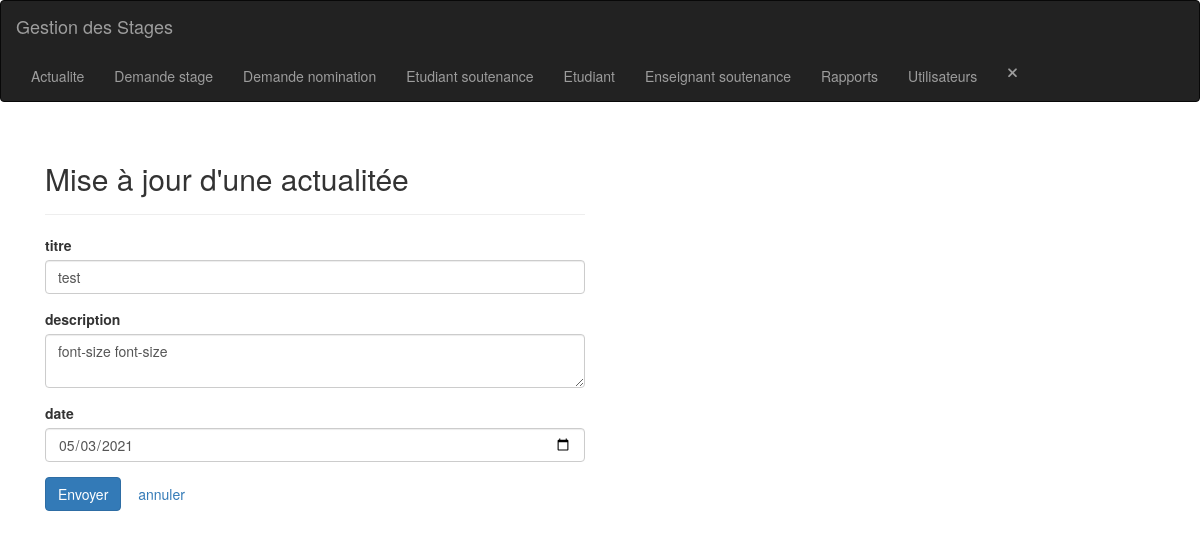
/actualite-update.php?id=5 (signed in), run on the app's committed database.
### tables this page shows
CREATE TABLE IF NOT EXISTS `actualite` (
  `id` int(11) NOT NULL AUTO_INCREMENT,
  `titre` varchar(250) NOT NULL,
  `description` text NOT NULL,
  `date` date NOT NULL,
  PRIMARY KEY (`id`)
);

### actualite-update.php (the view, shortened to what this page needs)
<?php
include_once('header.php');
include_once('navbar.php');
require_once "config.php";
$titre = "";
$description = "";
$date = "";
if (isset($_POST["id"]) && !empty($_POST["id"])) {
    $id = $_POST["id"];
    $titre = trim($_POST["titre"]);
    $description = trim($_POST["description"]);
    $date = trim($_POST["date"]);
    $dsn = "mysql:host=$db_server;dbname=$db_name;charset=utf8mb4";
    $options = [
        PDO::ATTR_EMULATE_PREPARES   => false,
        PDO::ATTR_ERRMODE            => PDO::ERRMODE_EXCEPTION,
        PDO::ATTR_DEFAULT_FETCH_MODE => PDO::FETCH_ASSOC,
    ];
    try {
        $pdo = new PDO($dsn, $db_user, $db_password, $options);
    } catch (Exception $e) {
        error_log($e->getMessage());
        exit('Something weird happened');
    }
    $vars = parse_columns('actualite', $_POST);
    $stmt = $pdo->prepare("UPDATE actualite SET titre=?,description=?,date=? WHERE id=?");
    if (!$stmt->execute([$titre, $description, $date, $id])) {
        echo "Something went wrong. Please try again later.";
        header("location: error.php");
    } else {
        $stmt = null;
        header("location: actualite-read.php?id=$id");
    }
} else {
    if (isset($_GET["id"]) && !empty($_GET["id"])) {
        $id =  trim($_GET["id"]);
        $sql = "SELECT * FROM actualite WHERE id = ?";
        if ($stmt = mysqli_prepare($link, $sql)) {
            $param_id = $id;
            if (is_int($param_id)) $__vartype = "i";
            elseif (is_string($param_id)) $__vartype = "s";
            elseif (is_numeric($param_id)) $__vartype = "d";
            else $__vartype = "b";
            mysqli_stmt_bind_param($stmt, $__vartype, $param_id);
            if (mysqli_stmt_execute($stmt)) {
                $result = mysqli_stmt_get_result($stmt);
                if (mysqli_num_rows($result) == 1) {
                    $row = mysqli_fetch_array($result, MYSQLI_ASSOC);
                    $titre = $row["titre"];
                    $description = $row["description"];
                    $date = $row["date"];
                } else {
                    header("location: error.php");
                    exit();
                }
            } else {
                echo "Oops! Something went wrong. Please try again later.<br>" . $stmt->error;
            }
        }
    } else {
        header("location: error.php");
        exit();
    }
}
?>
<section class="pt-5">
    <div class="container-fluid">
        <div class="row">
            <div class="col-md-6 mx-auto">
                <div class="page-header">
                    <h2>Mise à jour d'une actualitée</h2>
                </div>
                <form action="<?php echo htmlspecialchars(basename($_SERVER['REQUEST_URI'])); ?>" method="post">
                    <div class="form-group">
                        <label>titre</label>
                        <input type="text" name="titre" maxlength="250" class="form-control" value="<?php echo $titre; ?>">
                    </div>
                    <div class="form-group">
                        <label>description</label>
                        <textarea name="description" class="form-control"><?php echo $description; ?></textarea>
                    </div>
                    <div class="form-group">
                        <label>date</label>
                        <input type="date" name="date" class="form-control" value="<?php echo $date; ?>">
                    </div>
                    <input type="submit" class="btn btn-primary" value="Envoyer">
                    <a href="actualite-index.php" class="btn btn-secondary">annuler</a>
                </form>
            </div>
        </div>
    </div>
</section>
<?php include_once('footer.php'); ?>

### data on the page
actualite: titre "test", description "font-size font-size", date "05/03/2021"
